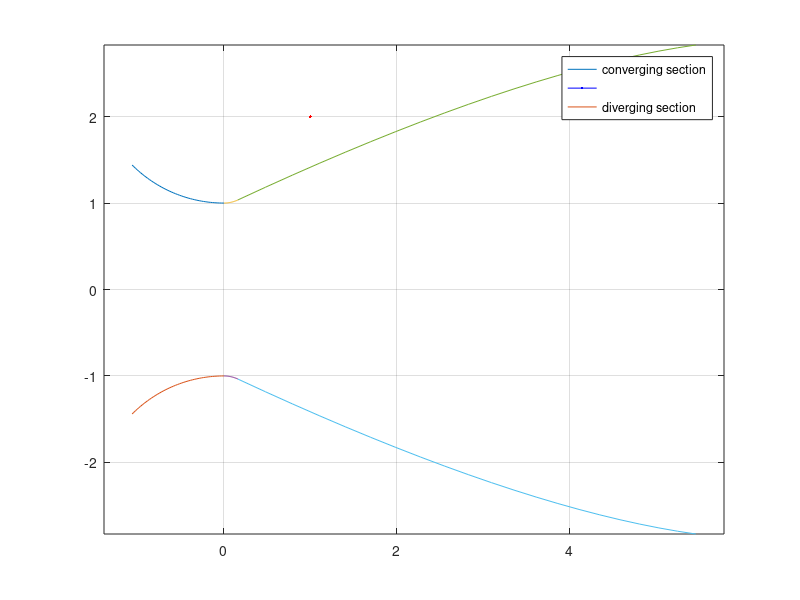

Reproduce this figure in MATLAB. (Note: this script raises an error after producing the figure.)
% This script sizes and outputs a nozzle contour for a rocket thrust
% chamber given expansion ratio and throat area/radius, based on a Rao
% nozzle contour. The sizing guide used is available at
clc; 
clear all; 

% initial inputs from CEA or other source 
p_chamber = 300; % [lb/ft^2]
p_exit = 14.7; % [lb/ft^2]
exp_ratio = 8; % [N/A]
r_throat = 1; % [N/A]
theta_n = 25; % [deg]
theta_e = 8; % [deg]

% throat calculations 
theta = -135:1:-90;
x_t = 1.5 * r_throat * cosd(theta); % Eq. 4
y_t = (1.5 * r_throat * sind(theta)) + (1.5 * r_throat) + r_throat; % Eq. 4

% exit section calculations up to bell nozzle
theta = -90:1:(theta_n-90);
x_e = 0.382 * r_throat * cosd(theta); % Eq. 5
y_e = (0.382 * r_throat * sind(theta)) + (.382 * r_throat) + r_throat; % Eq. 5

% Bezier calculations for bell nozzle
t = 0:.05:1;
Nx = x_e(end);
Ny = y_e(end);
nozzle_length = .8 * (((sqrt(exp_ratio)-1) * r_throat)/ tand(15));
r_exit = sqrt(exp_ratio) * r_throat;
Ex = nozzle_length;
Ey = r_exit;
m1 = tand(theta_n); % Eq. 8
m2 = tand(theta_e); % Eq. 8
c1 = Ny - (m1 * Nx); % Eq. 9
c2 = Ey - (m2 * Ex); % Eq. 9
Qx = (c2 - c1) / (m1 - m2); % Eq. 10
Qy = ((m1 * c2) - (m2 * c1)) / (m1 - m2); % Eq. 10
x = ((1-t).^2 .* Nx) + (2 .* (1 - t) .* t .* Qx) + (t.^2 .* Ex); % Eq. 6
y = ((1-t).^2 .* Ny) + (2 .* (1 - t) .* t .* Qy) + (t.^2 .* Ey); % Eq. 6

% plotting nozzle curve 
plot(x_t,y_t,LineWidth=2,color="b")
hold on
plot(x_t,(y_t.*-1),LineWidth=2,color="b")
axis equal 
plot(x_e,y_e,LineWidth=2,color="r");
plot(x_e,(y_e.*-1),LineWidth=2,color="r");
plot(x,y,LineWidth=2,color="r")
plot(x,(y.*-1),LineWidth=2,color="r")
legend("converging section", "","diverging section")
grid on

% formatting for output to text file 
output_array = [x_t,x_e,x];
output_array(2,:) = [y_t,y_e,y];
output_array(3,:) = zeros(1,length(output_array));
output_array = transpose(output_array);
writematrix(output_array,'nozzle_contour.txt','Delimiter','space')